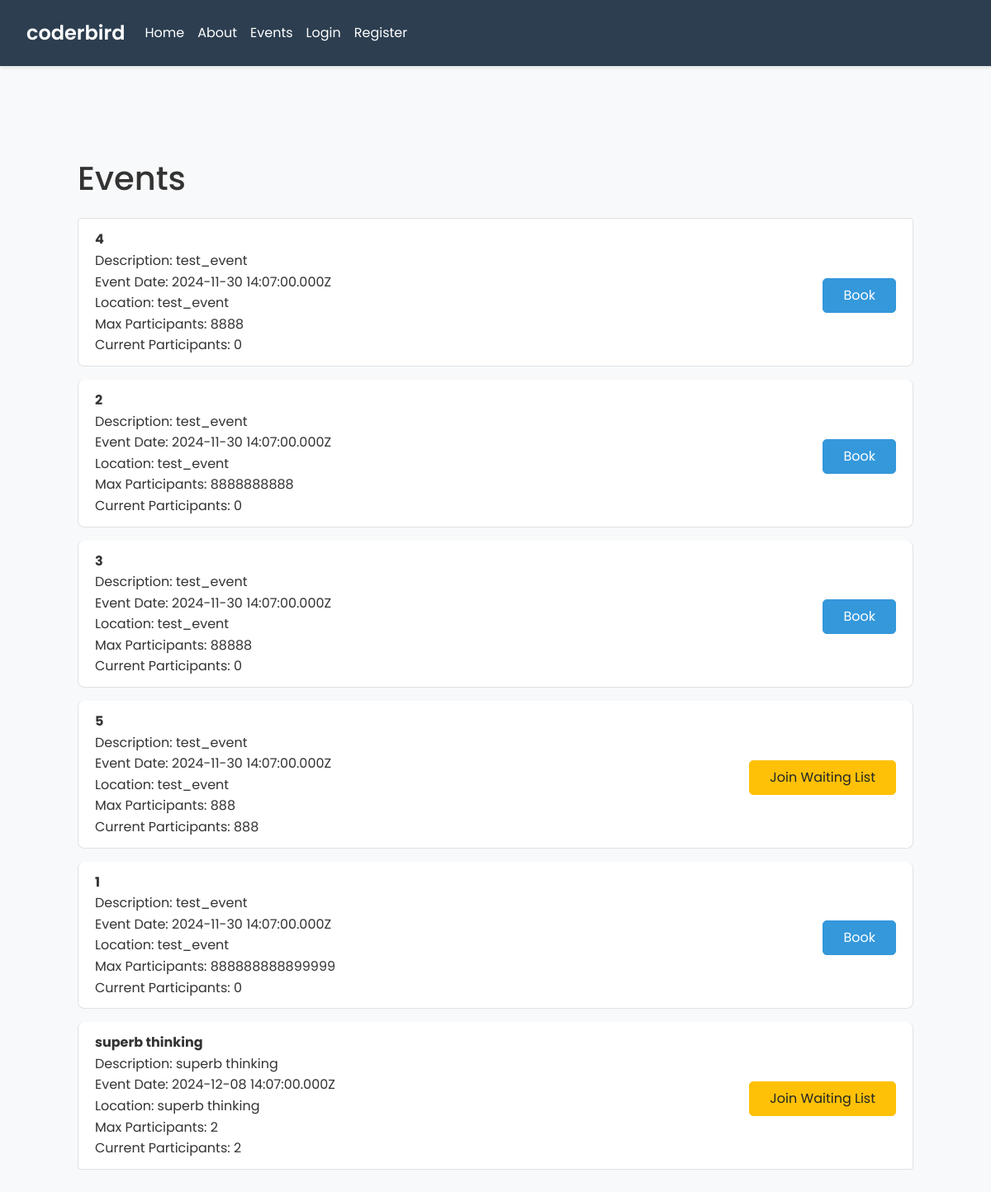
Before: /events with the older database file.
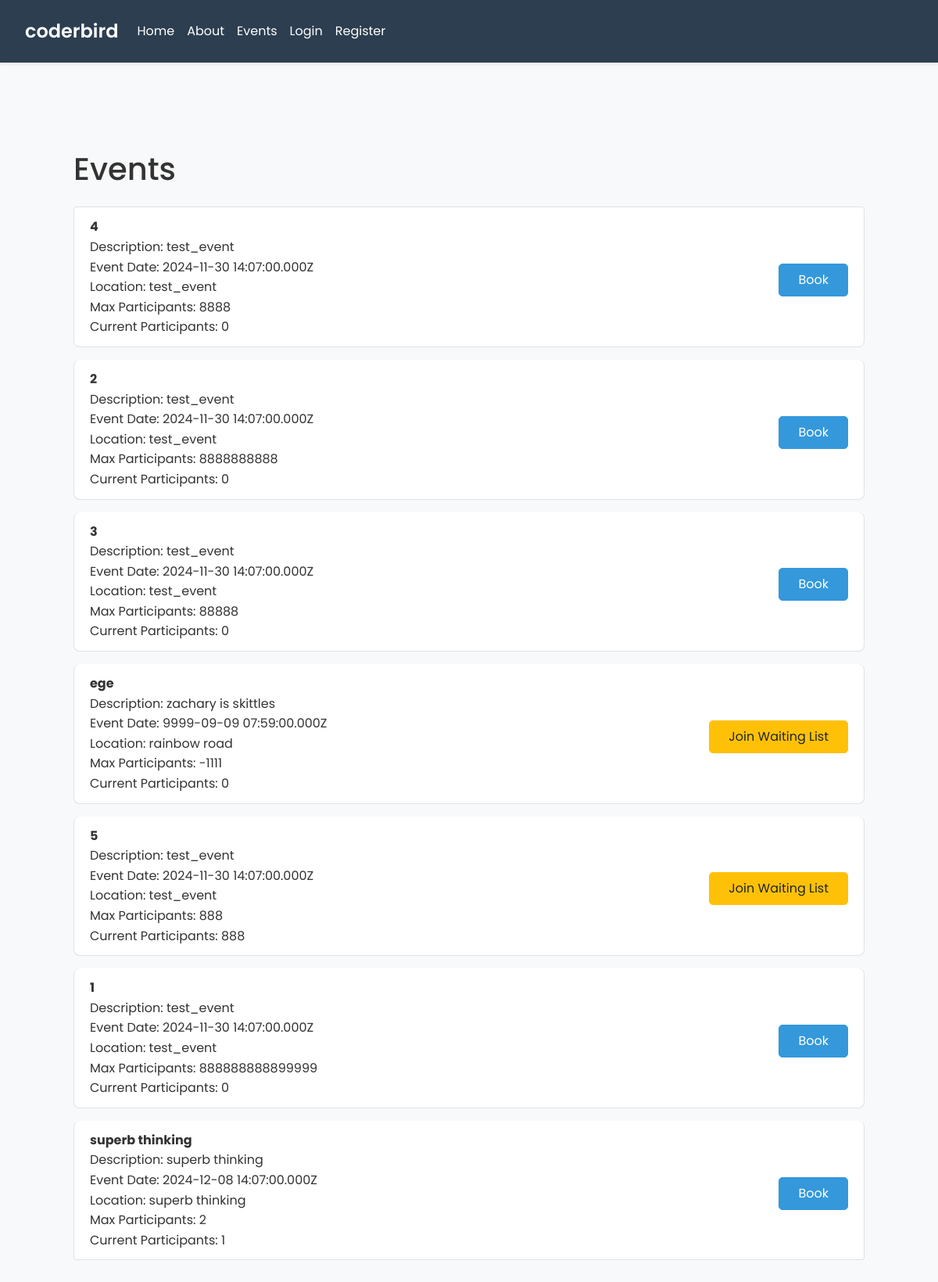
After: the same page with the newer database file.
### tables this page shows
CREATE TABLE `events` (`created` TEXT DEFAULT (strftime('%Y-%m-%d %H:%M:%fZ')) NOT NULL, `desc` TEXT DEFAULT '' NOT NULL, `event_date` TEXT DEFAULT '' NOT NULL, `id` TEXT PRIMARY KEY DEFAULT ('r'||lower(hex(randomblob(7)))) NOT NULL, `location` TEXT DEFAULT '' NOT NULL, `max_participants` NUMERIC DEFAULT 0 NOT NULL, `title` TEXT DEFAULT '' NOT NULL, `updated` TEXT DEFAULT (strftime('%Y-%m-%d %H:%M:%fZ')) NOT NULL, "participants" NUMERIC DEFAULT 0 NOT NULL);

### main.py (the view)
@app.route('/events')
def events():
    conn = get_db_connection()
    events = conn.execute('''
        SELECT events.*, COUNT(bookings.id) as participants
        FROM events
        LEFT JOIN bookings ON events.id = bookings.eventID
        GROUP BY events.id
    ''').fetchall()
    conn.close()
    return render_template('events.html', is_logged_in=is_logged_in, is_admin=is_admin, events=events)

### main.py (called while the page is built, shortened)
def is_logged_in():
    return 'user_id' in session

def is_admin():
    if not is_logged_in():
        pass

def get_db_connection():
    conn = sqlite3.connect(r'pb_data\data.db')
    conn.row_factory = sqlite3.Row
    return conn

### templates/events.html (shortened to what this page needs)
{% extends 'base.html' %}
{% block content %}
<div class="container">
    <h1 class="mt-5">Events</h1>
    <ul class="list-group mt-4">
        {% for event in events %}
            <li class="list-group-item">
                <div class="event-outline d-flex justify-content-between align-items-center">
                    <div>
                        <strong>{{ event['title'] }}</strong><br>
                        Description: {{ event['desc'] }}<br>
                        Event Date: {{ event['event_date'] }}<br>
                        Location: {{ event['location'] }}<br>
                        Max Participants: {{ event['max_participants'] }}<br>
                        Current Participants: {{ event['participants'] }}<br>
                    </div>
                    <div>
                        {% if event['participants'] >= event['max_participants'] %}
                            <form method="POST" action="{{ url_for('create_booking', event_id=event['id']) }}">
                                <button type="submit" class="btn btn-warning mt-2">Join Waiting List</button>
                            </form>
                        {% else %}
                            <form method="POST" action="{{ url_for('create_booking', event_id=event['id']) }}">
                                <button type="submit" class="btn btn-primary mt-2">Book</button>
                            </form>
                        {% endif %}
                    </div>
                </div>
            </li>
        {% endfor %}
    </ul>
</div>
{% endblock %}

### templates/base.html (shortened to what this page needs)
<!DOCTYPE html>
<html lang="en">
<head>
    <link rel="stylesheet" href="https://stackpath.bootstrapcdn.com/bootstrap/4.5.2/css/bootstrap.min.css">
    <link rel="stylesheet" href="{{ url_for('static', filename='styles.css') }}">
</head>
<body>
    <nav class="navbar navbar-expand-lg navbar-light bg-light">
        <a class="navbar-brand" href="/">coderbird</a>
        <div class="collapse navbar-collapse">
            <ul class="navbar-nav mr-auto">
                <li class="nav-item">
                    <a class="nav-link" href="/">Home</a>
                </li>
                <li class="nav-item">
                    <a class="nav-link" href="/about">About</a>
                </li>
                <li class="nav-item">
                    <a class="nav-link" href="/events">Events</a>
                </li>
                {% if is_logged_in() %}
                    <li class="nav-item">
                        <a class="nav-link" href="/dashboard">Dashboard</a>
                    </li>
                    {% if is_admin() %}
                    <li class="nav-item">
                        <a class="nav-link" href="/admin">Admin</a>
                    </li>
                    {% endif %}
                    <li class="nav-item">
                        <a class="nav-link" href="/auth/logout">Logout</a>
                    </li>
                {% else %}
                    <li class="nav-item">
                        <a class="nav-link" href="/auth/login">Login</a>
                    </li>
                    <li class="nav-item">
                        <a class="nav-link" href="/auth/register">Register</a>
                    </li>
                {% endif %}
            </ul>
        </div>
    </nav>
    <div class="container">
        {% block content %}{% endblock %}
    </div>
</body>
</html>

### static/styles.css (style rules this page uses)
body { font-family: 'Poppins', sans-serif; line-height: 1.6; background-color: #f8f9fa; color: #333; }
.navbar { background-color: #2c3e50 !important; padding: 1rem 2rem; box-shadow: 0 2px 4px rgba(0,0,0,0.1); }
.navbar-brand { color: #fff !important; font-weight: 600; font-size: 1.5rem; }
.nav-link { color: #fff !important; transition: color 0.3s ease; }
.container { padding: 2rem; }
.list-group-item { border-radius: 8px; margin-bottom: 1rem; border: 1px solid #dee2e6; transition: transform 0.2s ease, box-shadow 0.2s ease; }
.btn { padding: 0.5rem 1.5rem; border-radius: 5px; transition: all 0.3s ease; }
.btn-primary { background-color: #3498db; border-color: #3498db; }

Changed rows visible on the page:
added events: title "ege", desc "zachary is skittles", event_date "9999-09-09 07:59:00.000Z", location "rainbow road", max_participants "-1111", participants "0"
changed events "superb thinking": participants "2" → "1"; text "Join Waiting List" → "Book"
